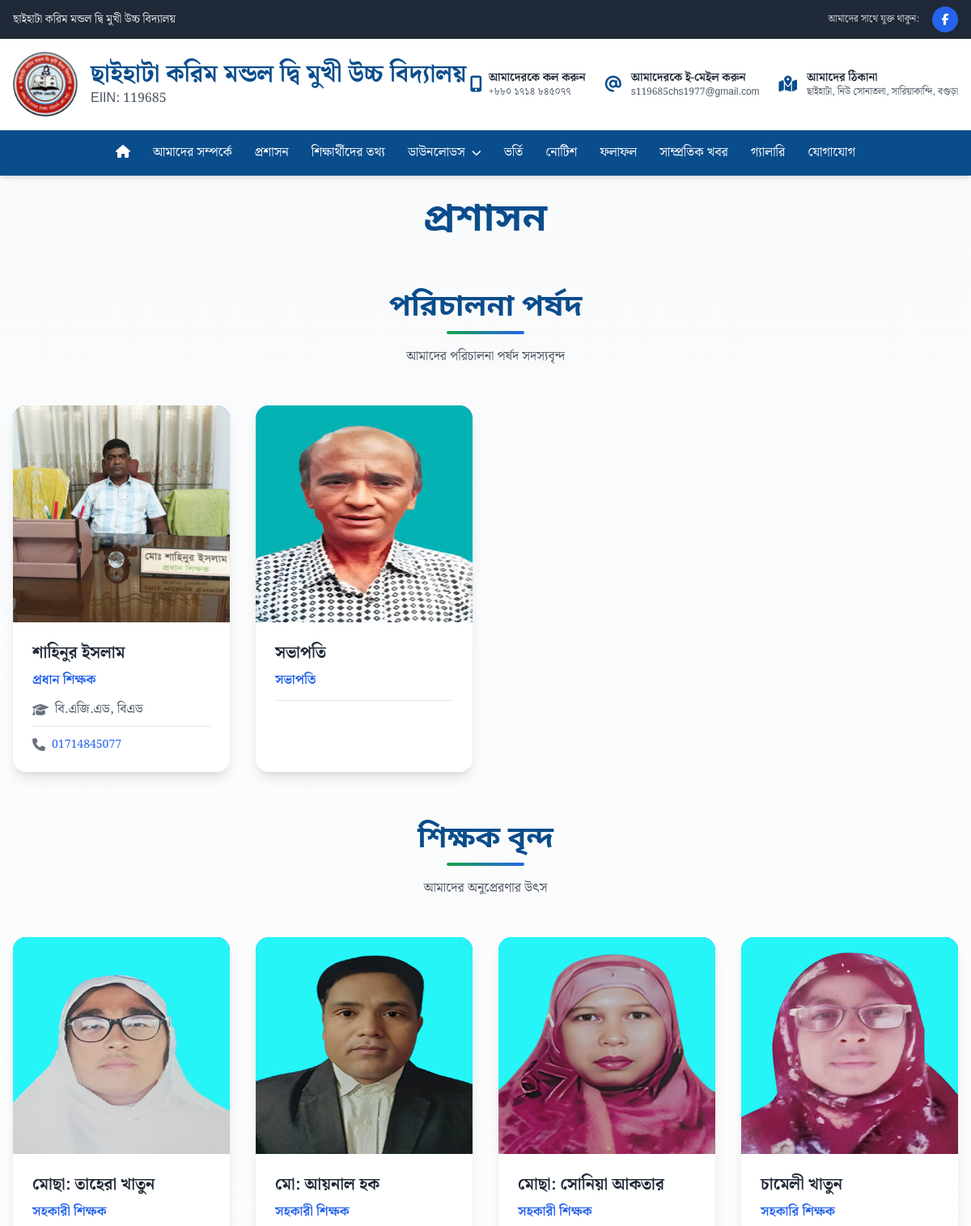
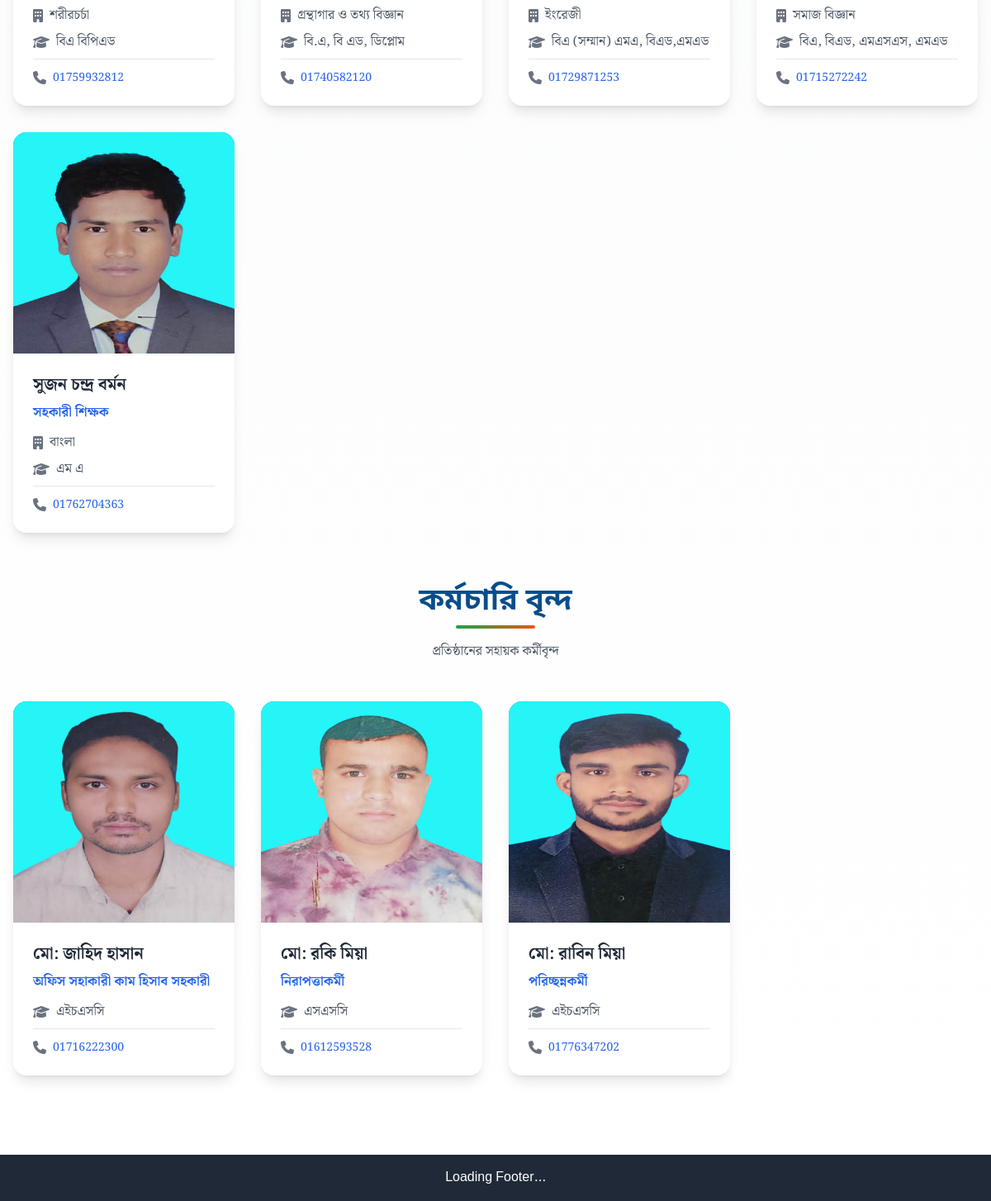
Page /administration/ on the committed database (2 pictures, top to bottom).
### web/models.py (models this page shows, shortened)
class TimeStampModel(models.Model):
    created_at = models.DateTimeField(auto_now_add=True)
    updated_at = models.DateTimeField(auto_now=True)
    class Meta:
        abstract = True

class SchoolInfo(TimeStampModel):
    name = models.CharField(max_length=255, verbose_name="School Name")
    address = models.TextField()
    email = models.EmailField()
    phone = models.CharField(max_length=20)
    logo = models.ImageField(upload_to='school/', help_text="Upload the main logo for the navbar.")
    favicon = models.ImageField(upload_to='school/', blank=True, null=True, help_text="Upload a .ico or .png file for the browser tab icon.")
    established_year = models.CharField(max_length=4)
    description = models.TextField(null=True, blank=True, verbose_name="School Description")
    history = models.TextField(null=True, blank=True, verbose_name="School History")
    vision = models.TextField(null=True, blank=True, verbose_name="School Vision")
    mission = models.TextField(null=True, blank=True, verbose_name="School Mission")
    reg_no = models.CharField(max_length=100, blank=True, null=True, verbose_name="Registration Number")
    facebook_url = models.URLField(max_length=255, blank=True, null=True, verbose_name="Facebook URL")
    instagram_url = models.URLField(max_length=255, blank=True, null=True, verbose_name="Instagram URL")
    youtube_url = models.URLField(max_length=255, blank=True, null=True, verbose_name="YouTube URL")
    linkedin_url = models.URLField(max_length=255, blank=True, null=True, verbose_name="LinkedIn URL")
    class Meta:
        verbose_name_plural = 'স্কুলের তথ্য'

class FacultyMember(TimeStampModel):
    CATEGORY_CHOICES = [
        ('teacher', 'Teacher'),
        ('management', 'Management'),
        ('administration', 'Administration'),
        ('staff', 'Staff (Kormochari)'),
    ]
    category = models.CharField(max_length=32, choices=CATEGORY_CHOICES, default='teacher', verbose_name='Category')
    name = models.CharField(max_length=200, verbose_name='Name')
    position = models.CharField(max_length=200, verbose_name='Position')
    department = models.CharField(max_length=200, blank=True, verbose_name='Department')
    education = models.CharField(max_length=200, blank=True, verbose_name='Education')
    experience = models.CharField(max_length=100, blank=True, help_text="Years of experience", verbose_name='Experience')
    email = models.EmailField(blank=True, verbose_name='Email')
    phone = models.CharField(max_length=20, blank=True, verbose_name='Phone')
    photo = models.ImageField(upload_to='faculty_photos/', blank=True, verbose_name='Photo')
    is_active = models.BooleanField(default=True, verbose_name='Active')
    order = models.IntegerField(default=0, verbose_name='Order')
    class Meta:
        ordering = ['order', '-created_at']
        verbose_name = 'Faculty Member'
        verbose_name_plural = 'কর্মকর্তাদের তথ্য'

### web/views.py (the view)
# urls.py: path('administration/', administration, name='administration'),
def administration(request):
    slider_images = Slider.objects.filter(is_active=True).exclude(image='').order_by('-created_at')
    management_members = FacultyMember.objects.filter(category='management', is_active=True).order_by('order', 'id')
    teacher_members = FacultyMember.objects.filter(category='teacher', is_active=True).order_by('order', 'id')
    administration_members = FacultyMember.objects.filter(category='administration', is_active=True).order_by('order', 'id')
    staff_members = FacultyMember.objects.filter(category='staff', is_active=True).order_by('order', 'id')
    administration_data = {
        'management_members': management_members,
        'teacher_members': teacher_members,
        'administration_members': administration_members,
        'staff_members': staff_members,
        'special_officers': staff_members,
        'teachers': teacher_members,
        'management_board': management_members,
        'administration_officers': administration_members,
        'kormochari_members': staff_members,
        'slider_images': slider_images,
    }
    return render(request, 'website/administration.html', administration_data)

### template/website/administration.html (shortened to what this page needs)
{% extends 'website/base.html' %}
{% block content %}
<div class="bg-gradient-to-b from-gray-50 to-white py-8">
  <div class="container max-w-[90rem] mx-auto px-4">
    <h1 class="sans text-4xl md:text-5xl  xl font-semibold text-center text-[var(--color-primary)] mb-8">
      প্রশাসন
    </h1>
    {% include 'component/administration/management.html' %}
    {% include 'component/administration/teachers.html' %}
    {% include 'component/administration/kormochari.html' %}
  </div>
</div>
{% endblock %}

### template/website/include/navbar.html (shortened to what this page needs)
{% load static %}
<div class="bg-gray-800 text-white text-sm py-2 w-full">
  <div class="container mx-auto max-w-[90rem] px-4 flex justify-between items-center">
    <div class="flex-1">
      {% if latest_notices %}
      <marquee class="text-white text-sm font-medium" behavior="scroll" direction="left" scrollamount="4">
        <i class="fas fa-bell mr-2"></i>
        {% for notice in latest_notices %}
          <span class="inline-flex items-center">
            <span class="bg-red-500 text-white text-xs px-2 py-1 rounded-full mr-2">নোটিশ</span>
            {{ notice.short_description }}
          </span>
          {% if not forloop.last %}
            <span class="mx-4 text-yellow-300">
              <i class="fas fa-star"></i>
              <i class="fas fa-star"></i>
              <i class="fas fa-star"></i>
            </span>
          {% endif %}
        {% endfor %}
      </marquee>
      {% elif latest_notice %}
      <marquee class="text-white text-sm font-medium" behavior="scroll" direction="left" scrollamount="4">
        <i class="fas fa-bell mr-2"></i>সর্বশেষ নোটিশ: {{ latest_notice.short_description }}
      </marquee>
      {% elif school_info %}
      <span class="text-gray-200">{{ school_info.name }}</span>
      {% else %}
      <span class="text-gray-200">আমাদের ওয়েব সাইটে আপনাকে স্বাগতম</span>
      {% endif %}
    </div>
    {% if school_info %}
    <div class="flex items-center space-x-1 pl-5">
      <span class="text-gray-300 text-xs mr-3 hidden sm:inline">আমাদের সাথে যুক্ত থাকুন:</span>
      {% if school_info.facebook_url %}
      <a href="{{ school_info.facebook_url }}" target="_blank" rel="noopener noreferrer"
         class="w-8 h-8 bg-blue-600 hover:bg-blue-700 rounded-full flex items-center justify-center transition-all duration-300 transform hover:scale-110"
         title="Facebook">
        <i class="fab fa-facebook-f text-sm"></i>
      </a>
      {% endif %}
    </div>
    {% endif %}
  </div>
</div>
<div class="bg-white py-4 border-b w-full">
  <div class="container mx-auto max-w-[90rem] px-4 flex items-center justify-between">
    <div class="flex items-center">
      <a href="{% url 'home' %}" class="flex items-center">
        <img src="{{ school_info.logo.url }}" alt="Logo" class="w-20 h-20 mr-4" />
        <div class="flex flex-col">
          <span class="font-bold text-3xl text-[var(--color-primary)]">{{ school_info.name }}</span>
          {% if school_info.reg_no %}
          <span class="text-base text-gray-600 font-medium">{{ school_info.reg_no }}</span>
          {% endif %}
        </div>
      </a>
    </div>
    <div class="hidden md:flex items-center space-x-6">
      {% if school_info %}
      <div class="flex items-center space-x-2">
        <i class="fas fa-mobile-alt text-xl text-[var(--color-primary)]"></i>
        <div>
          <p class="text-sm font-semibold text-gray-800">আমাদেরকে কল করুন</p>
          <p class="text-xs text-gray-600">{{ school_info.phone }}</p>
        </div>
      </div>
      <div class="flex items-center space-x-3">
        <i class="fas fa-at text-xl text-[var(--color-primary)]"></i>
        <div>
          <p class="text-sm font-semibold text-gray-800">আমাদেরকে ই-মেইল করুন</p>
          <p class="text-xs text-gray-600">{{ school_info.email }}</p>
        </div>
      </div>
      <div class="flex items-center space-x-3">
        <i class="fas fa-map-marked-alt text-xl text-[var(--color-primary)]"></i>
        <div>
          <p class="text-sm font-semibold text-gray-800">আমাদের ঠিকানা</p>
          <p class="text-xs text-gray-600">{{ school_info.address }}</p>
        </div>
      </div>
      {% endif %}
    </div>
  </div>
</div>
<nav class="bg-[var(--color-primary)] text-white w-full" x-data="{ sidebarOpen: false }" @open-sidebar.window="sidebarOpen = true" @keydown.window.escape="sidebarOpen = false">
  <div class="container mx-auto max-w-[90rem] px-4 flex items-center justify-center">
    <ul class="hidden md:flex flex-row space-x-1 items-center">
        <li><a href="{% url 'home' %}" class="block py-4 px-3 rounded hover:bg-[var(--color-secondary)] transition-all ease-in-out duration-300" title="Home"><i class="fas fa-home"></i></a></li>
        <li><a href="{% url 'about' %}" class="block py-4 px-3 rounded hover:bg-[var(--color-secondary)] transition-all ease-in-out duration-300">আমাদের সম্পর্কে</a></li>
        <li><a href="{% url 'administration' %}" class="block py-4 px-3 rounded hover:bg-[var(--color-secondary)] transition-all ease-in-out duration-300">প্রশাসন</a></li>
        <li><a href="{% url 'students' %}" class="block py-4 px-3 rounded hover:bg-[var(--color-secondary)] transition-all ease-in-out duration-300">শিক্ষার্থীদের তথ্য</a></li>
        <li class="relative group">
            <a href="#" class="block py-4 px-3 rounded hover:bg-[var(--color-secondary)] transition-all ease-in-out duration-300 flex items-center gap-1">ডাউনলোডস<i class="fas fa-chevron-down text-xs ml-1"></i></a>
        </li>
        <li><a href="{% url 'admission_list' %}" class="block py-4 px-3 rounded hover:bg-[var(--color-secondary)] transition-all ease-in-out duration-300">ভর্তি</a></li>
        <li><a href="{% url 'notice_list' %}" class="block py-4 px-3 rounded hover:bg-[var(--color-secondary)] transition-all ease-in-out duration-300">নোটিশ</a></li>
        <li><a href="{% url 'result_list' %}" class="block py-4 px-3 rounded hover:bg-[var(--color-secondary)] transition-all ease-in-out duration-300">ফলাফল</a></li>
        <li><a href="{% url 'samprotik_khobor' %}" class="block py-4 px-3 rounded hover:bg-[var(--color-secondary)] transition-all ease-in-out duration-300">সাম্প্রতিক খবর</a></li>
        <li><a href="{% url 'gallery_list' %}" class="block py-4 px-3 rounded hover:bg-[var(--color-secondary)] transition-all ease-in-out duration-300">গ্যালারি</a></li>
        <li><a href="{% url 'contact' %}" class="block py-4 px-3 rounded hover:bg-[var(--color-secondary)] transition-all ease-in-out duration-300">যোগাযোগ</a></li>
    </ul>
  </div>
</nav>

### template/component/administration/management_card.html (shortened to what this page needs)
<div class="faculty-card bg-white rounded-2xl shadow-lg overflow-hidden transform transition-all duration-500 hover:scale-105 hover:shadow-2xl">
    <div class=" aspect-square overflow-hidden bg-gradient-to-br from-blue-500 to-purple-600">
        {% if faculty.photo and faculty.photo.url %}
            <img src="{{ faculty.photo.url }}" alt="{{ faculty.name }}"
                 class="w-full h-full aspect-square object-cover transition-transform duration-500 hover:scale-110">
        {% else %}
            <div class="w-full h-full flex items-center justify-center">
                <i class="fas fa-user-tie text-8xl text-white opacity-50"></i>
            </div>
        {% endif %}
    </div>
    <div class="p-6">
        <h3 class="text-xl font-bold text-gray-800 mb-2">{{ faculty.name }}</h3>
        <p class="text-blue-600 font-semibold mb-3">{{ faculty.position }}</p>
        {% if faculty.education %}
        <div class="flex items-center mb-2">
            <i class="fas fa-graduation-cap text-gray-500 mr-2"></i>
            <span class="text-gray-600">{{ faculty.education }}</span>
        </div>
        {% endif %}
        <div class="border-t pt-3">
            {% if faculty.phone %}
            <div class="flex items-center">
                <i class="fas fa-phone text-gray-500 mr-2"></i>
                <a href="tel:{{ faculty.phone }}" class="text-blue-600 hover:text-blue-800 text-sm">
                    {{ faculty.phone }}
                </a>
            </div>
            {% endif %}
        </div>
    </div>
</div>

### template/component/administration/teacher_card.html (shortened to what this page needs)
<div class="faculty-card bg-white rounded-2xl shadow-lg overflow-hidden transform transition-all duration-500 hover:scale-105 hover:shadow-2xl">
    <div class="aspect-square overflow-hidden bg-gradient-to-br from-blue-500 to-purple-600">
        {% if faculty.photo and faculty.photo.url %}
            <img src="{{ faculty.photo.url }}" alt="{{ faculty.name }}"
                 class="w-full h-full aspect-square object-cover transition-transform duration-500 hover:scale-110">
        {% else %}
            <div class="w-full h-full flex items-center justify-center">
                <i class="fas fa-user-tie text-8xl text-white opacity-50"></i>
            </div>
        {% endif %}
    </div>
    <div class="p-6">
        <h3 class="text-xl font-bold text-gray-800 mb-2">{{ faculty.name }}</h3>
        <p class="text-blue-600 font-semibold mb-3">{{ faculty.position }}</p>
        {% if faculty.department %}
        <div class="flex items-center mb-2">
            <i class="fas fa-building text-gray-500 mr-2"></i>
            <span class="text-gray-600">{{ faculty.department }}</span>
        </div>
        {% endif %}
        {% if faculty.education %}
        <div class="flex items-center mb-2">
            <i class="fas fa-graduation-cap text-gray-500 mr-2"></i>
            <span class="text-gray-600">{{ faculty.education }}</span>
        </div>
        {% endif %}
        <div class="border-t pt-3">
            {% if faculty.phone %}
            <div class="flex items-center">
                <i class="fas fa-phone text-gray-500 mr-2"></i>
                <a href="tel:{{ faculty.phone }}" class="text-blue-600 hover:text-blue-800 text-sm">
                    {{ faculty.phone }}
                </a>
            </div>
            {% endif %}
        </div>
    </div>
</div>

### template/component/administration/staff_card.html (shortened to what this page needs)
<div class="faculty-card bg-white rounded-2xl shadow-lg overflow-hidden transform transition-all duration-500 hover:scale-105 hover:shadow-2xl">
    <div class="aspect-square overflow-hidden bg-gradient-to-br from-blue-500 to-purple-600">
        {% if faculty.photo and faculty.photo.url %}
            <img src="{{ faculty.photo.url }}" alt="{{ faculty.name }}"
                 class="w-full h-full aspect-square object-cover transition-transform duration-500 hover:scale-110">
        {% else %}
            <div class="w-full h-full flex items-center justify-center">
                <i class="fas fa-user-tie text-8xl text-white opacity-50"></i>
            </div>
        {% endif %}
    </div>
    <div class="p-6">
        <h3 class="text-xl font-bold text-gray-800 mb-2">{{ faculty.name }}</h3>
        <p class="text-blue-600 font-semibold mb-3">{{ faculty.position }}</p>
        {% if faculty.education %}
        <div class="flex items-center mb-2">
            <i class="fas fa-graduation-cap text-gray-500 mr-2"></i>
            <span class="text-gray-600">{{ faculty.education }}</span>
        </div>
        {% endif %}
        <div class="border-t pt-3">
            {% if faculty.phone %}
            <div class="flex items-center">
                <i class="fas fa-phone text-gray-500 mr-2"></i>
                <a href="tel:{{ faculty.phone }}" class="text-blue-600 hover:text-blue-800 text-sm">
                    {{ faculty.phone }}
                </a>
            </div>
            {% endif %}
        </div>
    </div>
</div>

### rows in the picture
SchoolInfo: name "ছাইহাটা করিম মন্ডল দ্বি মুখী উচ্চ বিদ্যালয়", logo (picture), reg_no "EIIN: 119685", phone "+৮৮০ ১৭১৪ ৮৪৫০৭৭", email "s119685chs1977@gmail.com", address "ছাইহাটা, নিউ সোনাতলা, সারিয়াকান্দি, বগুড়া"
FacultyMember: photo (picture), name "শাহিনুর ইসলাম", position "প্রধান শিক্ষক", education "বি.এজি.এড, বিএড", phone "01714845077"
FacultyMember: photo (picture), name "সভাপতি", position "সভাপতি"
FacultyMember: photo (picture), name "মোছা: তাহেরা খাতুন", position "সহকারী শিক্ষক", department "শরীরচর্চা", education "বিএ বিপিএড", phone "01759932812"
FacultyMember: photo (picture), name "মো: আয়নাল হক", position "সহকারী শিক্ষক", department "গ্রন্থাগার ও তথ্য বিজ্ঞান", education "বি.এ, বি এড, ডিপ্লোম", phone "01740582120"
FacultyMember: photo (picture), name "মোছা: সোনিয়া আকতার", position "সহকারী শিক্ষক", department "ইংরেজী", education "বিএ (সম্মান) এমএ, বিএড,এমএড", phone "01729871253"
FacultyMember: photo (picture), name "চামেলী খাতুন", position "সহকারি শিক্ষক", department "সমাজ বিজ্ঞান", education "বিএ, বিএড, এমএসএস, এমএড", phone "01715272242"
FacultyMember: photo (picture), name "সুজন চন্দ্র বর্মন", position "সহকারী শিক্ষক", department "বাংলা", education "এম এ", phone "01762704363"
FacultyMember: photo (picture), name "মো: জাহিদ হাসান", position "অফিস সহাকারী কাম হিসাব সহকারী", education "এইচএসসি", phone "01716222300"
FacultyMember: photo (picture), name "মো: রকি মিয়া", position "নিরাপত্তাকর্মী", education "এসএসসি", phone "01612593528"
FacultyMember: photo (picture), name "মো: রাবিন মিয়া", position "পরিচ্ছন্নকর্মী", education "এইচএসসি", phone "01776347202"
